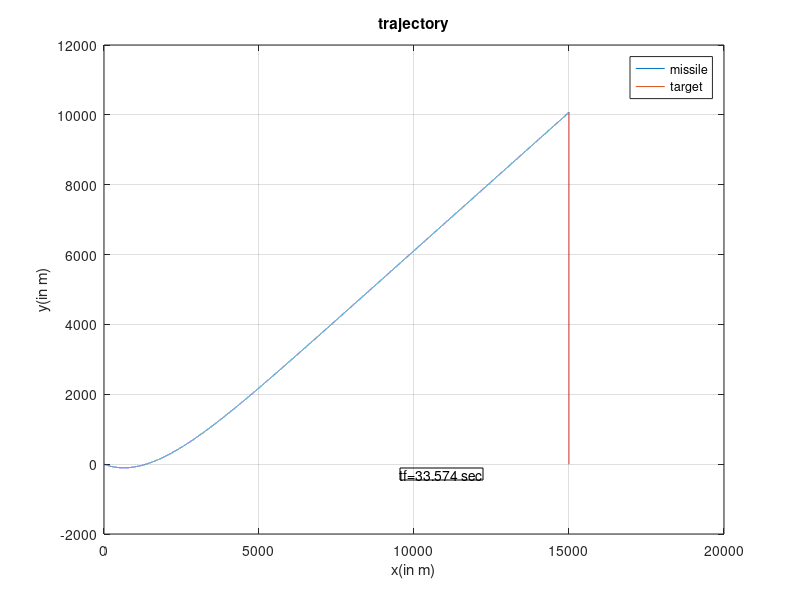

This chart was generated by the following MATLAB code: (Note: this script raises an error after producing the figure.)
%% AE 410 Assignment -2
% Submitted by : Ram Milan Verma; 150010037
%% Q3(b). RTPN(Realistic True Proportional Navigation)
clear; close all;
% for different values of heading error and N just keep replacing the
% values of HE and N variables
HE=-20; %Heading error of launched missile
N=10; % Navigation gain 
gamaT=90; VT=300; VM(1)=500;
r(1)=15000;
theta(1)=0;
gamaM(1)=asin(3/5) + HE;
Vr0=VT*cosd(gamaT-theta(1))-VM(1)*cosd(gamaM(1)-theta(1));
tf =100;
dt=1e-3;  % integration time step
Ns=floor(tf/dt); % number of samples
t=linspace(0,tf,Ns);
xM(1)=0; yM(1)=0; %missile's initial coordinate assumed to (0,0) WLOG
xT(1)=r(1)*cosd(theta(1)); yT(1)=r(1)*sind(theta(1)); % initial position of target w.r.t. missile
for i=1:Ns
    % rate calculatio step
    rdot= VT*cosd(gamaT-theta(i)) - VM(i)*cosd(gamaM(i)-theta(i));
    theta_dot=(VT*sind(gamaT-theta(i))-VM(i)*sind(gamaM(i)-theta(i)))/r(i); %rad / sec
    Vr=rdot;
    aM(i)=-N*Vr*theta_dot;
    VM_dot=aM(i)*sind(gamaM(i)-theta(i));
    gamaM_dot=aM(i)*cosd(gamaM(i)-theta(i))/VM(i); % rad /sec
    % update step
    r(i+1)=r(i) + rdot*dt;
    theta(i+1)=theta(i) + theta_dot*dt*180/pi;
    gamaM(i+1)= gamaM(i) +gamaM_dot*dt*180/pi;
    VM(i+1)=VM(i) + VM_dot*dt;
    xM(i+1)=xM(i)+ VM(i+1)*cosd(gamaM(i+1))*dt;
    yM(i+1)=yM(i)+ VM(i+1)*sind(gamaM(i+1))*dt;
    xT(i+1)=xT(i)+ VT*cosd(gamaT)*dt;
    yT(i+1)= yT(i)+VT*sind(gamaT)*dt;
    if r(i)<=0 
        break
    end
end
% plotting of trajectory and guidance command
figure
plot(xM,yM,xT,yT), xlabel('x(in m)'),ylabel('y(in m)'),legend('missile', 'target'), title('trajectory'), grid on
annotation('textbox', [0.5, 0.2, 0.1, 0.1], 'String',strcat('tf= ',num2str(i*dt), ' sec'));
dim = [.1 .4 .2 .2];
str = strcat('collision @ x= ',num2str(xM(i)),' ,y= ',num2str(yM(i)));
str1=strcat('For RTPN Guidance Law with HE= ',num2str(HE),'^o','and N= ',num2str(N) );suptitle(str1);
annotation('textbox',dim,'String',str,'FitBoxToText','on');
figure
plot(t(1:i),aM),xlabel('time(sec)'),ylabel('Missile acceleration(m/sec^2)'),legend('aM'), title('Guidance command'); grid on
suptitle(str1);


